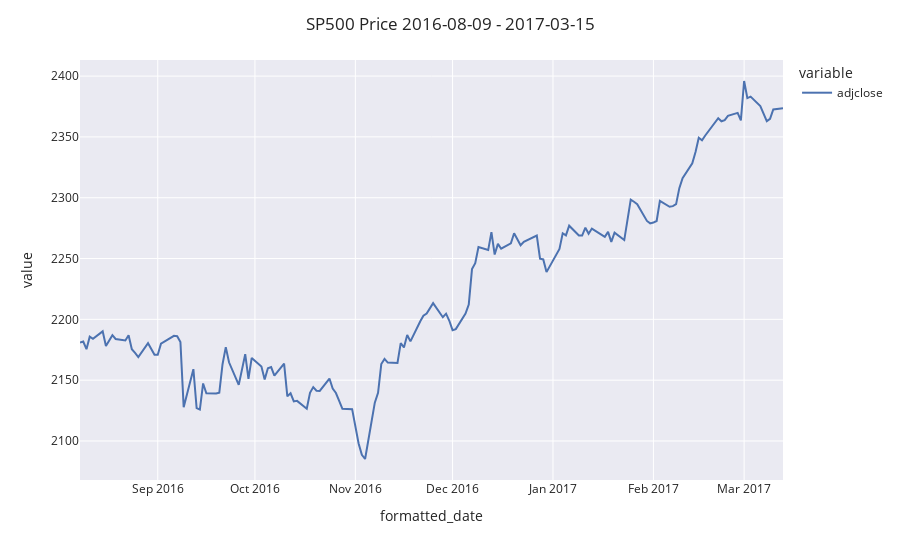
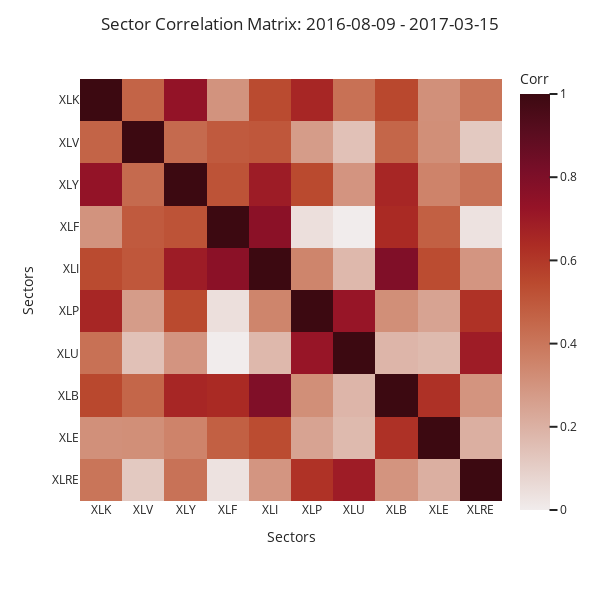

These figures' notebook cell, in order:
### Markdown cell above
### 150-day interval sector returns correlation

### Code cell
interval_size = 150
def plot_sector_heatmap_i(i):
    corr_i = return_data.iloc[i*interval_size:interval_size*(i+1), :].corr()
    
    chart = px.line(sp500_df.iloc[i*interval_size:interval_size*(i+1), 0], template = "seaborn")
    chart.layout.title = "SP500 Price " + \
        str(return_data.index[i*interval_size])+ " - " + \
        str(return_data.index[(i+1)*interval_size])
    chart.show()
    
    fig = px.imshow(corr_i, range_color=[0,1], labels=dict(x="Sectors", y="Sectors", color = "Corr"), template="seaborn", 
                    color_continuous_scale=px.colors.sequential.amp)
    fig.layout.width = 600
    fig.layout.height = 600
    fig.layout.title = "Sector Correlation Matrix: " + \
        str(return_data.index[i*interval_size])+ " - " + \
        str(return_data.index[(i+1)*interval_size])

    fig.show()
#     fig.write_image("media/heatmap_covid"+str(i)+".jpeg")

plot_sector_heatmap_i(1)

### Figure 1 — Plotly figure (JSON) as saved in the notebook; plotly's stock layout.template omitted (floating-point values rounded to 4 significant figures; data arrays with more than 128 entries replaced by an {"elided": "..."} marker saying what was removed)
{"data": [{"hovertemplate": "variable=adjclose<br>formatted_date=%{x}<br>value=%{y}<extra></extra>", "legendgroup": "adjclose", "line": {"color": "rgb(76,114,176)", "dash": "solid"}, "mode": "lines", "name": "adjclose", "orientation": "v", "showlegend": true, "type": "scatter", "x": {"elided": "150 str values"}, "xaxis": "x", "y": {"elided": "150 float values"}, "yaxis": "y"}], "layout": {"legend": {"title": {"text": "variable"}, "tracegroupgap": 0}, "margin": {"t": 60}, "title": {"text": "SP500 Price 2016-08-09 - 2017-03-15"}, "xaxis": {"anchor": "y", "domain": [0, 1], "title": {"text": "formatted_date"}}, "yaxis": {"anchor": "x", "domain": [0, 1], "title": {"text": "value"}}}}

### Figure 2 — Plotly figure (JSON) as saved in the notebook; plotly's stock layout.template omitted (floating-point values rounded to 4 significant figures)
{"data": [{"coloraxis": "coloraxis", "hovertemplate": "Sectors: %{x}<br>Sectors: %{y}<br>Corr: %{z}<extra></extra>", "type": "heatmap", "x": ["XLK", "XLV", "XLY", "XLF", "XLI", "XLP", "XLU", "XLB", "XLE", "XLRE"], "y": ["XLK", "XLV", "XLY", "XLF", "XLI", "XLP", "XLU", "XLB", "XLE", "XLRE"], "z": [[1, 0.4624, 0.7335, 0.3031, 0.5417, 0.6564, 0.4168, 0.553, 0.3139, 0.4056], [0.4624, 1, 0.4397, 0.4943, 0.5031, 0.274, 0.1446, 0.4558, 0.3176, 0.1188], [0.7335, 0.4397, 1, 0.5166, 0.6963, 0.5468, 0.2981, 0.6569, 0.3556, 0.4131], [0.3031, 0.4943, 0.5166, 1, 0.7588, 0.04352, -0.1469, 0.645, 0.4741, 0.03211], [0.5417, 0.5031, 0.6963, 0.7588, 1, 0.3502, 0.1764, 0.7921, 0.5383, 0.2947], [0.6564, 0.274, 0.5468, 0.04352, 0.3502, 1, 0.7183, 0.3171, 0.248, 0.6193], [0.4168, 0.1446, 0.2981, -0.1469, 0.1764, 0.7183, 1, 0.1843, 0.1699, 0.6931], [0.553, 0.4558, 0.6569, 0.645, 0.7921, 0.3171, 0.1843, 1, 0.6209, 0.2983], [0.3139, 0.3176, 0.3556, 0.4741, 0.5383, 0.248, 0.1699, 0.6209, 1, 0.2074], [0.4056, 0.1188, 0.4131, 0.03211, 0.2947, 0.6193, 0.6931, 0.2983, 0.2074, 1]]}], "layout": {"coloraxis": {"cmax": 1, "cmin": 0, "colorbar": {"title": {"text": "Corr"}}, "colorscale": [[0, "rgb(241, 236, 236)"], [0.09091, "rgb(230, 209, 203)"], [0.1818, "rgb(221, 182, 170)"], [0.2727, "rgb(213, 156, 137)"], [0.3636, "rgb(205, 129, 103)"], [0.4545, "rgb(196, 102, 73)"], [0.5455, "rgb(186, 74, 47)"], [0.6364, "rgb(172, 44, 36)"], [0.7273, "rgb(149, 19, 39)"], [0.8182, "rgb(120, 14, 40)"], [0.9091, "rgb(89, 13, 31)"], [1, "rgb(60, 9, 17)"]]}, "height": 600, "margin": {"t": 60}, "title": {"text": "Sector Correlation Matrix: 2016-08-09 - 2017-03-15"}, "width": 600, "xaxis": {"constrain": "domain", "scaleanchor": "y", "title": {"text": "Sectors"}}, "yaxis": {"autorange": "reversed", "constrain": "domain", "title": {"text": "Sectors"}}}}
